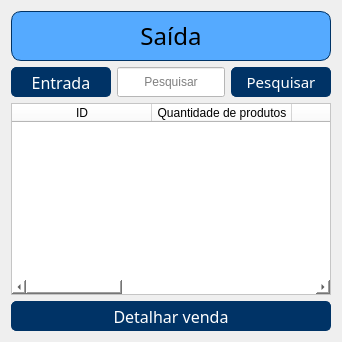
                   <widget class="QWidget" name="page_2">
                    <layout class="QVBoxLayout" name="verticalLayout_37">
                     <item>
                      <widget class="QFrame" name="frame_12">
                       <property name="minimumSize">
                        <size>
                         <width>0</width>
                         <height>50</height>
                        </size>
                       </property>
                       <property name="maximumSize">
                        <size>
                         <width>16777215</width>
                         <height>50</height>
                        </size>
                       </property>
                       <property name="styleSheet">
                        <string notr="true">background-color: rgb(85, 170, 255);
border-width: 1px;
border-color: rgb(0, 51, 102);
border-style: solid;
border-radius: 10px;</string>
                       </property>
                       <property name="frameShape">
                        <enum>QFrame::StyledPanel</enum>
                       </property>
                       <property name="frameShadow">
                        <enum>QFrame::Raised</enum>
                       </property>
                       <layout class="QHBoxLayout" name="horizontalLayout_14">
                        <item>
                         <widget class="QLabel" name="label_28">
                          <property name="font">
                           <font>
                            <family>Bell MT</family>
                            <pointsize>18</pointsize>
                           </font>
                          </property>
                          <property name="styleSheet">
                           <string notr="true">border-style: none;
border-radius: 0px;</string>
                          </property>
                          <property name="text">
                           <string>Saída</string>
                          </property>
                          <property name="alignment">
                           <set>Qt::AlignCenter</set>
                          </property>
                         </widget>
                        </item>
                       </layout>
                      </widget>
                     </item>
                     <item>
                      <layout class="QHBoxLayout" name="horizontalLayout_12">
                       <item>
                        <widget class="QPushButton" name="btn_entrada">
                         <property name="sizePolicy">
                          <sizepolicy hsizetype="Minimum" vsizetype="Fixed">
                           <horstretch>100</horstretch>
                           <verstretch>30</verstretch>
                          </sizepolicy>
                         </property>
                         <property name="minimumSize">
                          <size>
                           <width>100</width>
                           <height>30</height>
                          </size>
                         </property>
                         <property name="maximumSize">
                          <size>
                           <width>100</width>
                           <height>30</height>
                          </size>
                         </property>
                         <property name="font">
                          <font>
                           <family>Bell MT</family>
                           <pointsize>12</pointsize>
                          </font>
                         </property>
                         <property name="cursor">
                          <cursorShape>PointingHandCursor</cursorShape>
                         </property>
                         <property name="styleSheet">
                          <string notr="true">QPushButton{
border-style: solid;
selection-color: rgb(255, 0, 0);
border-width: 1px;
border-color: rgb(0, 51, 102);
background-color: rgb(0, 51, 102);
color: rgb(255, 255, 255);
border-radius: 5px;
}

QPushButton:hover{
border-style: solid;
selection-color: rgb(255, 0, 0);
border-width: 1px;
border-color: rgb(0, 51, 102);
background-color: rgb(255, 255, 255);
color: rgb(0, 0, 0);
border-radius: 5px;
}</string>
                         </property>
                         <property name="text">
                          <string>Entrada</string>
                         </property>
                        </widget>
                       </item>
                       <item>
                        <widget class="QLineEdit" name="entry_pesquisar_3">
                         <property name="minimumSize">
                          <size>
                           <width>0</width>
                           <height>30</height>
                          </size>
                         </property>
                         <property name="styleSheet">
                          <string notr="true">background-color: rgb(255, 255, 255);</string>
                         </property>
                         <property name="alignment">
                          <set>Qt::AlignCenter</set>
                         </property>
                         <property name="placeholderText">
                          <string>Pesquisar</string>
                         </property>
                        </widget>
                       </item>
                       <item>
                        <widget class="QPushButton" name="btn_pesquisar_3">
                         <property name="minimumSize">
                          <size>
                           <width>100</width>
                           <height>30</height>
                          </size>
                         </property>
                         <property name="maximumSize">
                          <size>
                           <width>100</width>
                           <height>30</height>
                          </size>
                         </property>
                         <property name="font">
                          <font>
                           <family>Bell MT</family>
                           <pointsize>11</pointsize>
                          </font>
                         </property>
                         <property name="cursor">
                          <cursorShape>PointingHandCursor</cursorShape>
                         </property>
                         <property name="styleSheet">
                          <string notr="true">QPushButton{
border-style: solid;
selection-color: rgb(255, 0, 0);
border-width: 1px;
border-color: rgb(0, 51, 102);
background-color: rgb(0, 51, 102);
color: rgb(255, 255, 255);
border-radius: 5px;
}

QPushButton:hover{
border-style: solid;
selection-color: rgb(255, 0, 0);
border-width: 1px;
border-color: rgb(0, 51, 102);
background-color: rgb(255, 255, 255);
color: rgb(0, 0, 0);
border-radius: 5px;
}</string>
                         </property>
                         <property name="text">
                          <string>Pesquisar</string>
                         </property>
                        </widget>
                       </item>
                      </layout>
                     </item>
                     <item>
                      <widget class="QTableWidget" name="tb_saida">
                       <property name="styleSheet">
                        <string notr="true">background-color: rgb(255, 255, 255);</string>
                       </property>
                       <property name="editTriggers">
                        <set>QAbstractItemView::NoEditTriggers</set>
                       </property>
                       <property name="selectionMode">
                        <enum>QAbstractItemView::SingleSelection</enum>
                       </property>
                       <property name="selectionBehavior">
                        <enum>QAbstractItemView::SelectRows</enum>
                       </property>
                       <attribute name="horizontalHeaderDefaultSectionSize">
                        <number>140</number>
                       </attribute>
                       <column>
                        <property name="text">
                         <string>ID</string>
                        </property>
                       </column>
                       <column>
                        <property name="text">
                         <string>Quantidade de produtos</string>
                        </property>
                       </column>
                       <column>
                        <property name="text">
                         <string>Valor total</string>
                        </property>
                       </column>
                       <column>
                        <property name="text">
                         <string>Data</string>
                        </property>
                       </column>
                       <column>
                        <property name="text">
                         <string>Forma de pagamento</string>
                        </property>
                       </column>
                       <column>
                        <property name="text">
                         <string>Desconto</string>
                        </property>
                       </column>
                      </widget>
                     </item>
                     <item>
                      <widget class="QPushButton" name="btn_detalharvenda_2">
                       <property name="minimumSize">
                        <size>
                         <width>80</width>
                         <height>30</height>
                        </size>
                       </property>
                       <property name="font">
                        <font>
                         <family>Bell MT</family>
                         <pointsize>12</pointsize>
                        </font>
                       </property>
                       <property name="cursor">
                        <cursorShape>PointingHandCursor</cursorShape>
                       </property>
                       <property name="styleSheet">
                        <string notr="true">QPushButton{
border-style: solid;
selection-color: rgb(255, 0, 0);
border-width: 1px;
border-color: rgb(0, 51, 102);
background-color: rgb(0, 51, 102);
color: rgb(255, 255, 255);
border-radius: 5px;
}

QPushButton:hover{
border-style: solid;
selection-color: rgb(255, 0, 0);
border-width: 1px;
border-color: rgb(0, 51, 102);
background-color: rgb(255, 255, 255);
color: rgb(0, 0, 0);
border-radius: 5px;
}</string>
                       </property>
                       <property name="text">
                        <string>Detalhar venda</string>
                       </property>
                      </widget>
                     </item>
                    </layout>
                   </widget>
